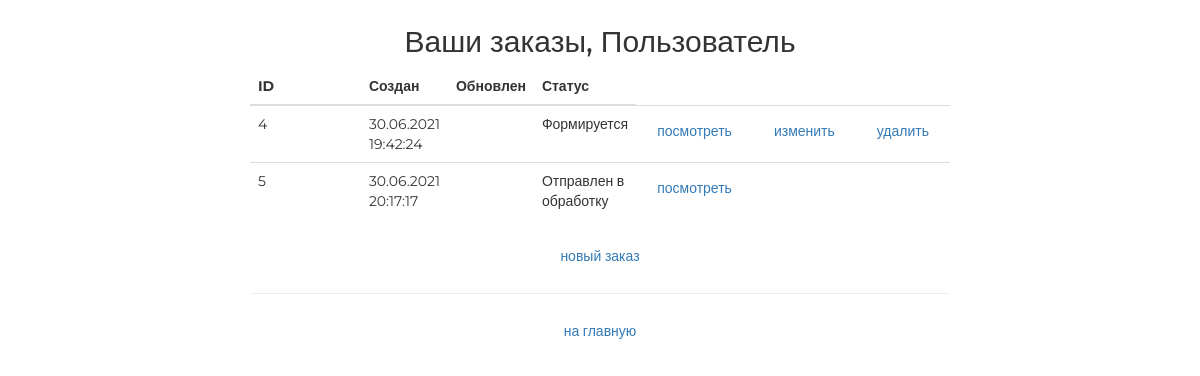
Before: /order/ (signed in) with the older database file.
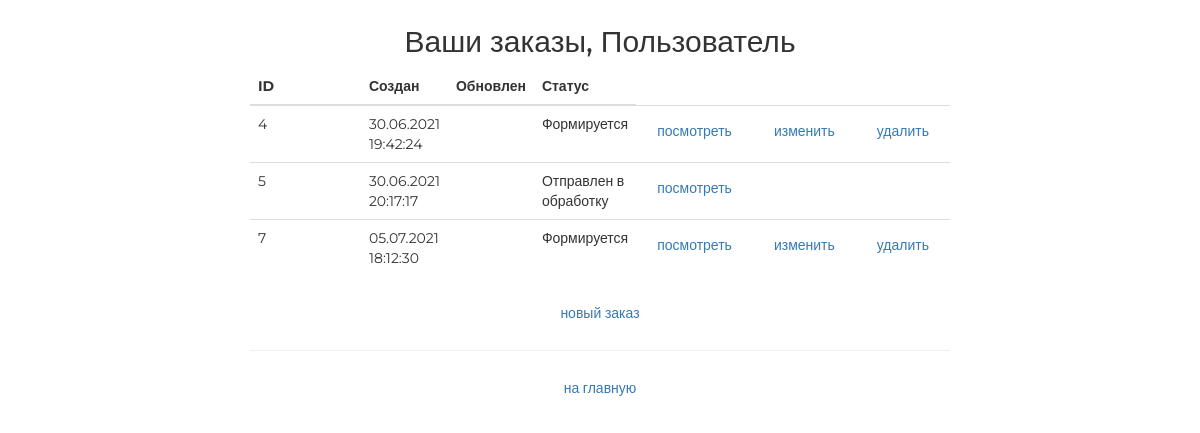
After: the same page with the newer database file.
### ordersapp/models.py (models this page shows, shortened)
class Order(models.Model):
    FORMING = 'FM'
    SENT_TO_PROCEED = 'STP'
    PROCEEDED = 'PRD'
    PAID = 'PD'
    READY = 'RD'
    CANCEL = 'CNC'
    DELIVERED = 'DVD'
    STATUSES = (
        (FORMING, 'Формируется'),
        (SENT_TO_PROCEED, 'Отправлен в обработку'),
        (PROCEEDED, 'Обработан'),
        (PAID, 'Оплачен'),
        (READY, 'Готов к выдаче'),
        (CANCEL, 'Отменен'),
        (DELIVERED, 'Выдан'),
    )
    user = models.ForeignKey(settings.AUTH_USER_MODEL, on_delete=models.CASCADE)
    created = models.DateTimeField(auto_now_add=True, verbose_name='создан')
    updated = models.DateTimeField(auto_now=True, verbose_name='обновлен')
    is_active = models.BooleanField(default=True)
    status = models.CharField(choices=STATUSES, default=FORMING, verbose_name='статус', max_length=3)

### ordersapp/views.py (the view)
# urls.py: path('', ordersapp.OrderList.as_view(), name='list'),
class OrderList(ListView):
    model = Order
    def get_queryset(self):
        return Order.objects.filter(user=self.request.user, is_active=True)

### mainapp/context_processors.py (called while the page is built)
def basket(request):
    basket_list = []
    if request.user.is_authenticated:
        basket_list = Basket.objects.filter(user=request.user)
    return {
        'basket': basket_list
    }

### ordersapp/templates/ordersapp/order_list.html
{% extends "ordersapp/base.html" %}
{% block content %}
    <div class="text-center h2 header">Ваши заказы,
        {% if user.first_name %} {{ user.first_name }}
        {% else %} Пользователь
        {% endif %}
    </div>
    <table class="table">
        <thead>
            <th>ID</th>
            <th>Создан</th>
            <th>Обновлен</th>
            <th>Статус</th>
        </thead>
        <tbody>
            {% for item in object_list %}
                <tr>
                    <td>{{ item.pk }}</td>
                    <td>{{ item.created|date:"d.m.Y H:i:s" }}</td>
                    <td>{{ item.update|date:"d.m.Y H:i:s" }}</td>
                    <td>{{ item.get_status_display }}</td>
                    <td>
                        <a class="btn btn-link" href="{% url 'order:read' item.pk %}">посмотреть</a>
                    </td>
                    <td>
                        {% if item.status == 'FM' %}
                            <a class="btn btn-link" href="{% url 'order:update' item.pk %}">изменить</a>
                        {% endif %}
                    </td>
                    <td>
                        {% if item.status == 'FM' %}
                            <a class="btn btn-link" href="{% url 'order:delete' item.pk %}">удалить</a>
                        {% endif %}
                    </td>
                </tr>
            {% endfor %}
        </tbody>
    </table>
    <div class="text-center">
        <a href="{% url 'order:create' %}" class="btn dtn-primary">новый заказ</a>
        <hr>
        <a href="{% url 'main' %}" class="btn btn-link">на главную</a>
    </div>
{% endblock %}

Changed rows visible on the page:
added Order: pk "7", created "05.07.2021 18:12:30", status "Формируется", shows "изменить", shows "удалить"
